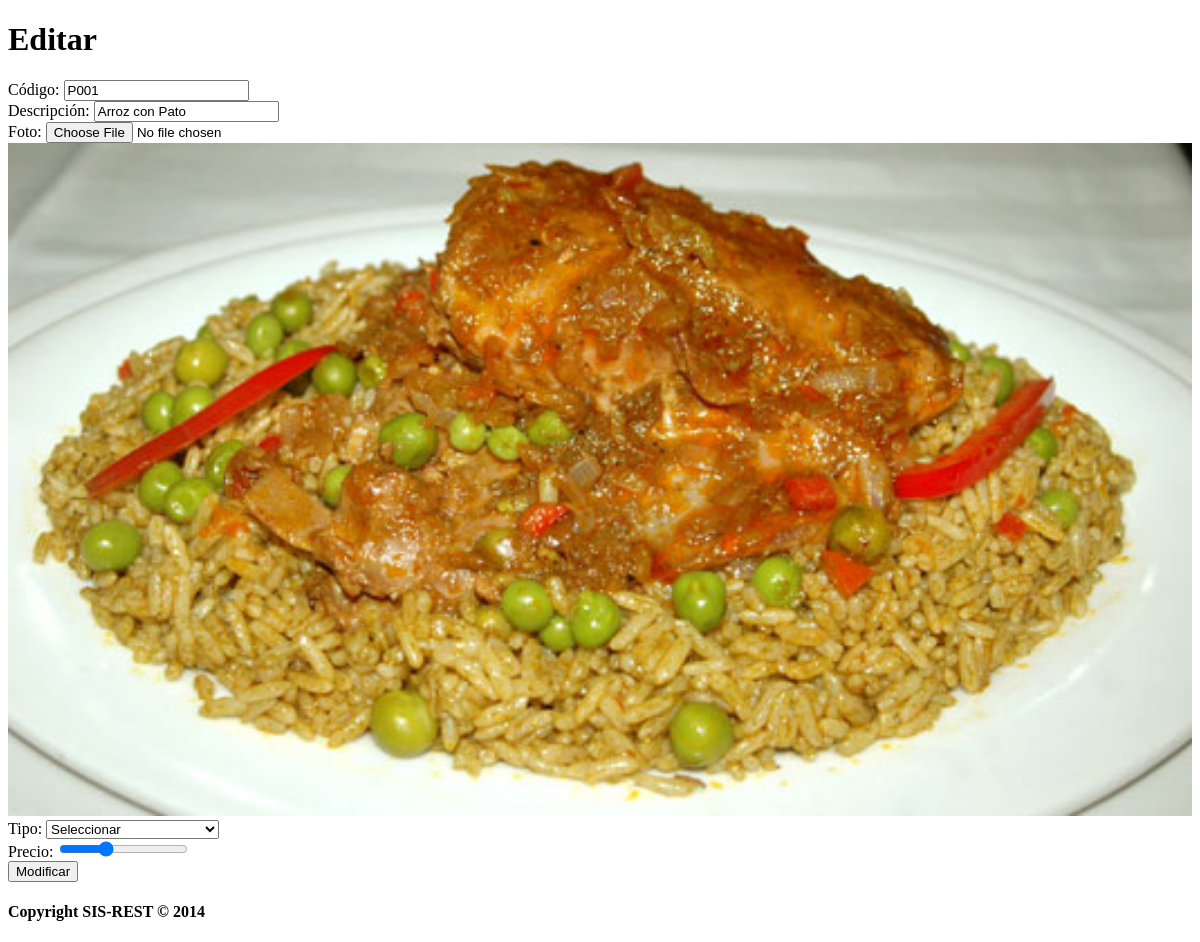
The app's page /View/Mantenimiento/Producto/RegistroProducto.php?idProducto=P001 (signed in) with its own data.
### tables this page shows
CREATE TABLE IF NOT EXISTS `producto` (
  `idProducto` char(4) NOT NULL,
  `descripcion` varchar(50) NOT NULL,
  `precio` decimal(4,2) NOT NULL,
  `foto` varchar(50) DEFAULT NULL,
  `estado` char(1) NOT NULL,
  PRIMARY KEY (`idProducto`),
  UNIQUE KEY `descripcion_UNIQUE` (`descripcion`),
  UNIQUE KEY `foto_UNIQUE` (`foto`)
);

### Controller/MantenimientoProductoController.php (called while the page is built, shortened)
<?php
    require_once(__ROOT__.'/DAO/ProductoDAO.php');
    if($submit == "editar") {
        $idProducto = $_GET["idProducto"];
        $producto = getProducto($idProducto);
    }
?>

### DAO/ProductoDAO.php (called while the page is built, shortened)
<?php
    require_once(__ROOT__.'/Util/conexion.php');
    function getProducto($idProducto) {
        global $dbh;
        $rs = $dbh->prepare("select * from Producto where idProducto = :idProducto");
        $rs->bindParam(":idProducto", $idProducto);
        $rs->execute();
        return $rs->fetch();
    }
?>

### View/Mantenimiento/Producto/RegistroProducto.php (the view, shortened to what this page needs)
<?php
    require_once('../../../Controller/MantenimientoProductoController.php');
?>
<!DOCTYPE html>
<html>
    <head>
        <link rel="stylesheet" type="text/css" href="../../../resources/css/los_patos.min.css" />
        <link rel="stylesheet" href="http://code.jquery.com/mobile/1.3.2/jquery.mobile.structure-1.3.2.min.css" />
    </head>
    <body>
        <div data-role="page" id="registroProducto" data-add-back-btn="true" data-back-btn-text="Atrás" data-theme="a">
            <div data-role="header">
                <?php
                    if(is_array($producto)) $header = "Editar";
                    else $header = "Nuevo";
                ?>
                <h1><?php echo $header; ?></h1>
            </div>
            <div data-role="content">
                <form action="../../../Controller/MantenimientoProductoController.php" method="post" data-ajax="false" enctype="multipart/form-data">
                    <?php if(is_array($producto)) { ?>
                    <div data-role="fieldcontain">
                        <label for="txtCodigo">Código:</label>
                        <input type="text" name="idProducto" id="txtCodigo" value="<?php if(is_array($producto)) echo $producto["idProducto"]; ?>" readonly />
                    </div>
                    <?php } ?>
                    <div data-role="fieldcontain">
                        <label for="txtDescripcion">Descripción:</label>
                        <input type="text" name="descripcion" id="txtDescripcion" value="<?php if(is_array($producto)) echo $producto["descripcion"]; ?>" required maxlength="50" />
                    </div>
                    <div data-role="fieldcontain">
                        <label for="flFoto">Foto:</label>
                        <input type="file" name="foto" id="flFoto" value="" />
                        <?php if(is_array($producto)) { ?>
                            <img src="../../../resources/img/productos/<?php echo $producto["foto"]; ?>" alt="Foto" width="100%"/>
                        <?php } ?>
                    </div>
                    <div data-role="fieldcontain">
                        <label for="sltTipo" class="select">Tipo:</label>
                        <select name="tipo" id="sltRol" data-native-menu="false" required>
                            <option data-placeholder="true" value="">Seleccionar</option>
                        </select>
                    </div>
                    <div data-role="fieldcontain">
                        <label for="nmbPrecio">Precio:</label>
                        <input type="range" name="precio" width="100px" id="nmbPrecio" step="0.5" min="0" max="50" data-popup-enabled="true"  value="<?php if(is_array($producto)) echo $producto["precio"]; ?>" required />
                    </div>
                    <div data-role="fieldcontain">
                        <?php
                            if(is_array($producto)) $opcion = "Modificar";
                            else $opcion = "Registrar";
                        ?>
                        <input type="submit" name="submit" value="<?php echo $opcion; ?>" />
                    </div>
                </form>
            </div>
            <div data-role="footer">
                <h4>Copyright SIS-REST &copy; 2014</h4>
            </div>
        </div>
    </body>
</html>

### records on screen
producto: idProducto "P001", descripcion "Arroz con Pato", foto (picture), precio "17"

### other values on screen
$header "Editar"
